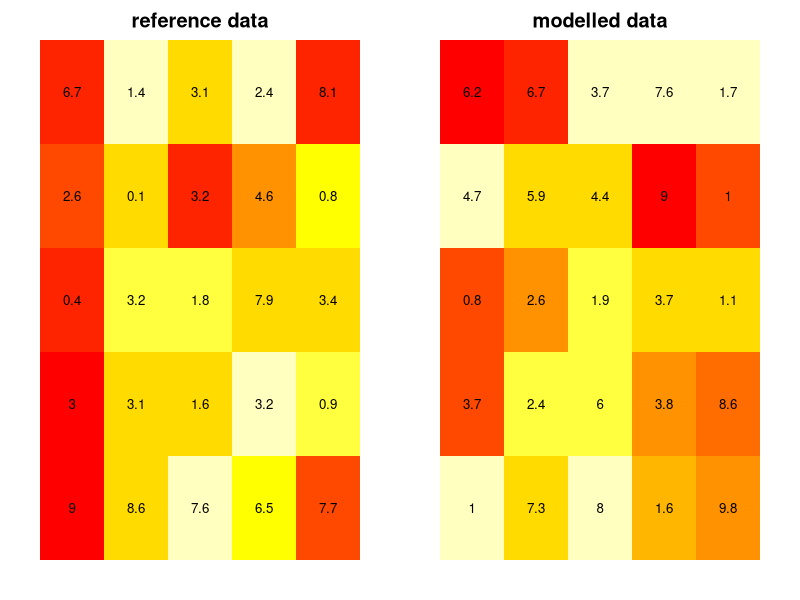

This figure's R source:
# -*- coding: utf-8 -*-

#' Created on Fri Nov 17 17:56:48 2024
#' continuous-jaccard - Precision, Recall, F-score, and Jaccard Index for continuous, ratio-scale measurements
#' 
#' An approach to extend commonly used agreement measures estimated from a confusion matrix to non-negative ratio-scale attributes.
#' Useful for comparing agreement of gridded magnitude estimates with bounded, dimensionless measures.
#' 
#' related publication: https://papers.ssrn.com/sol3/papers.cfm?abstract_id=4865121
#' @author: Katarzyna Krasnodębska, Martino Pesaresi

# Define functions
RMSE <- function(pred, ref) {
  # Root Mean Square Error
  if (length(pred) != length(ref)) {
    stop(paste("Arrays must have the same shape. Found", length(pred), "and", length(ref)))
  }
  sqrt(mean((pred - ref)^2))
}

MAE <- function(pred, ref) {
  # Mean Absolute Error
  if (length(pred) != length(ref)) {
    stop(paste("Arrays must have the same shape. Found", length(pred), "and", length(ref)))
  }
  mean(abs(pred - ref))
}

ME <- function(pred, ref) {
  # Mean Error
  if (length(pred) != length(ref)) {
    stop(paste("Arrays must have the same shape. Found", length(pred), "and", length(ref)))
  }
  mean(pred) - mean(ref)
}

MAPE <- function(pred, ref) {
  # Mean Absolute Percentage Error
  if (length(pred) != length(ref)) {
    stop(paste("Arrays must have the same shape. Found", length(pred), "and", length(ref)))
  }
  pred <- round(pred, 4)
  ref <- round(ref, 4)
  pred_mask <- ifelse(ref > 0, pred, NA)
  ref_mask <- ifelse(ref > 0, ref, NA)
  mape <- mean(abs((pred_mask - ref_mask) / ref_mask), na.rm = TRUE) * 100
  return(mape)
}

rho <- function(pred, ref) {
  # Pearson's correlation coefficient
  if (length(pred) != length(ref)) {
    stop(paste("Arrays must have the same shape. Found", length(pred), "and", length(ref)))
  }
  cor(c(pred), c(ref), method = "pearson")
}

Slope <- function(pred, ref) {
  # Slope of the regression line
  if (length(pred) != length(ref)) {
    stop(paste("Arrays must have the same shape. Found", length(pred), "and", length(ref)))
  }
  fit <- lm(ref ~ pred)
  coef(fit)[2]
}

contJaccard <- function(pred, ref) {
  # Continuous Jaccard
  if (length(pred) != length(ref)) {
    stop(paste("Arrays must have the same shape. Found", length(pred), "and", length(ref)))
  }
  sum(pmin(pred, ref)) / sum(pmax(pred, ref))
}

contRecall <- function(pred, ref) {
  # Continuous recall
  if (length(pred) != length(ref)) {
    stop(paste("Arrays must have the same shape. Found", length(pred), "and", length(ref)))
  }
  sum(pmin(pred, ref)) / sum(ref)
}

contPrecision <- function(pred, ref) {
  # Continuous precision
  if (length(pred) != length(ref)) {
    stop(paste("Arrays must have the same shape. Found", length(pred), "and", length(ref)))
  }
  sum(pmin(pred, ref)) / sum(pred)
}

fscore <- function(precision, recall, beta) {
  if (precision == 0 && recall == 0) {
    return(NaN)
  } else {
    (1 + beta^2) * precision * recall / (beta^2 * precision + recall)
  }
}

# Generate reference and modeled arrays with continuous, ratio-scale, non-negative measurements
N <- 5
# set.seed(123)  # For reproducibility
example <- list(
  reference = matrix(round(runif(N * N), 2), nrow = N) * 10,
  modelled = matrix(round(runif(N * N), 2), nrow = N) * 10
)

# Plot reference and modelled arrays
par(mfrow = c(1, 2), mar = c(2,2,2,2))

for (data_name in names(example)) {
  data <- example[[data_name]]
  image(1:N, 1:N, data, col = rev(heat.colors(10)), axes = FALSE, 
        xlab = "", ylab="", main = paste(data_name, "data"))
  
  # Add text labels
  for (x in 1:N) {
    for (y in 1:N) {
      text(x, y, labels = round(data[y, x], 2), cex = 0.8, col = "black")
    }
  }
}

# Compare magnitude estimations  ----------------------------------------------------
# Print measures of error
cat(sprintf("ME: %.3f\n", ME(example$modelled, example$reference)))
cat(sprintf("MAE: %.3f\n", MAE(example$modelled, example$reference)))
# Print measures of association
cat(sprintf("r: %.3f\n", rho(example$modelled, example$reference)))
cat(sprintf("Slope: %.3f\n", Slope(example$modelled, example$reference)))
# Print measures of agreement
cont_Jaccard <- contJaccard(example$modelled, example$reference)
cont_Precision <- contPrecision(example$modelled, example$reference)
cont_Recall <- contRecall(example$modelled, example$reference)
cat(sprintf("cont. Jaccard: %.3f\n", cont_Jaccard))
cat(sprintf("cont. Precision: %.3f\n", cont_Precision))
cat(sprintf("cont. Recall: %.3f\n", cont_Recall))
cat(sprintf("cont. F1-score: %.3f\n", fscore(cont_Precision, cont_Recall, beta = 1)))
